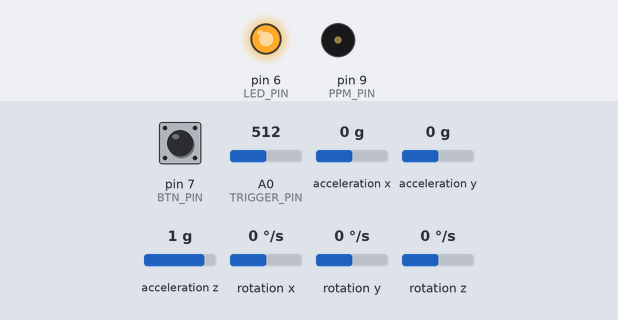
The sketch below on a simulated Arduino Uno, built with avr-gcc and run on an emulated ATmega328P. Parts: output pins drawn as LEDs (lit = HIGH), buzzer (waves = sounding). The inputs (shaded band) are chosen by the test bench; at power-on: pin 7 (BTN_PIN) HIGH, A0 (TRIGGER_PIN) = 512, acceleration x 0 g, acceleration y 0 g, acceleration z 1 g, rotation x 0 °/s, rotation y 0 °/s, rotation z 0 °/s. Pins used as bus, display or sensor lines are not drawn.

Above: at 0.01 s.
At 0.6 s:
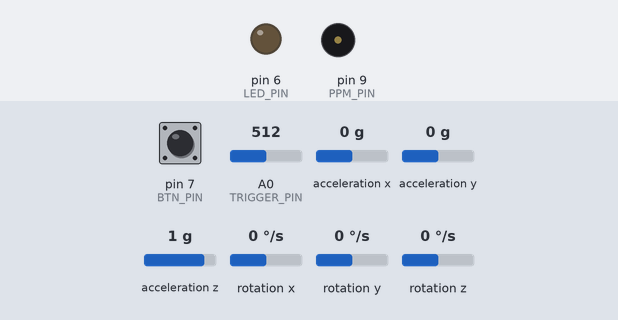
At 1.1 s:
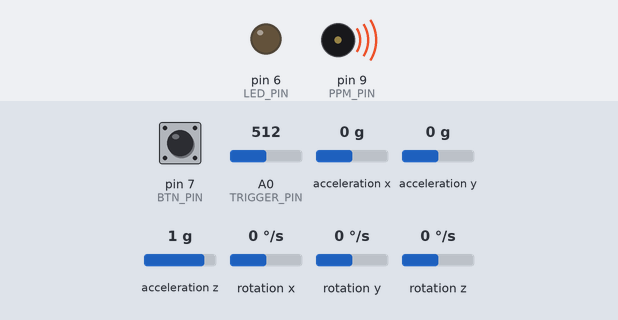
Timing chart, 0 to 2.6 s (numbered marks = the images above):
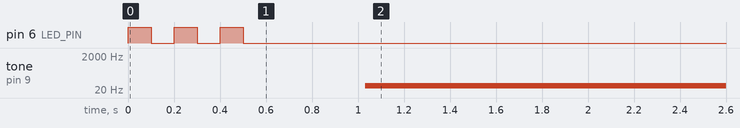

The sketch:

Pult_Jack.ino
```cpp
#include "I2Cdev.h"
#include "MPU6050.h"

//#define DEBUG

#define MAX_ANGLE_ROLL 45       // максимальны угол наклона рукоятки в градусах по roll (наклоны влево-вправо)
#define MAX_ANGLE_PITCH 30      // максимальны угол наклона рукоятки в градусах по pitch (наклоны вперед - назад)
#define TRIGGER_MIN 0           // минимальное значение с АЦП курка
#define TRIGGER_MAX 1023        // максимальное значение с АЦП курка

/* РЕВЕРСЫ */
#define ROLL_REV 0             // реверс по roll (наклоны влево-вправо) 0 - норм, 1 - реверс
#define PITCH_REV 0            // реверс по pitch (наклоны вперед - назад)
#define THR_REV 0              // реверс курка (значения с потенциометра)

#define PPM_PIN 9              // пин ppm выхода
#define TRIGGER_PIN A0         // пин для подключения потенциометра
#define LED_PIN 6              // пин подключения светодиода
#define BTN_PIN 7              // пин подключения кнопки


#define BUFFER_SIZE 100
#define TIME_GYRO 2000
#define COMPL_K 0.07

#define CH_MAX  7
#define PPM_FrLen 22500
#define PPM_PulseLen 300
uint16_t ppm[CH_MAX];
uint16_t ppm_signal;
uint16_t thr;

int16_t offset[2];

MPU6050 mpu;

int16_t accX;
int16_t accY;
int16_t accZ;
int16_t tempRaw;
int16_t gyroX;
int16_t gyroY;
int16_t gyroZ;
uint16_t raw_pot;
float accXangle; // Angle calculate using the accelerometer
float accYangle;
float temp;
float gyroXangle = 0; // Angle calculate using the gyro
float gyroYangle = 0;
float compAngleX = 0; // Calculate the angle using a Kalman filter
float compAngleY = 0;
float angleX = 0;
float angleY = 0;

uint32_t time_timer;
uint32_t timer;
uint32_t last_time = 0;


float gyro_x_zero, gyro_y_zero, gyro_z_zero;


void setup() {

  pinMode(PPM_PIN, OUTPUT);
  pinMode(LED_PIN, OUTPUT);
  pinMode(BTN_PIN, INPUT_PULLUP);
  for (int i = 0; i < 3; i++) {
    digitalWrite(LED_PIN, HIGH);
    delay(100);
    digitalWrite(LED_PIN, LOW);
    delay(100);
  }


  for (int i = 0; i < CH_MAX; i ++) {
    ppm[i] = 1000;
  }

  Wire.begin();

#ifdef DEBUG
  Serial.begin(9600);
  Serial.println("Initializing I2C devices...");
  Serial.println("Testing device connections...");
  Serial.println(mpu.testConnection() ? "MPU6050 connection successful" : "MPU6050 connection failed");
#endif

  mpu.initialize();
  calibrateMPU();
  delay(2);

  /*Настройка прерывания по таймеру для ppm сигнала*/
  byte scale = 2;
  OCR1A = 50 * scale;
  cli();
  TCCR1A = 0;
  TCCR1B = 0;
  TCCR1B |= (1 << WGM12);
  TCCR1B |= (1 << CS11);
  TCCR1A |= _BV(COM1A0);
  TIMSK1 |= (1 << OCIE1A);
  sei();

  if (!digitalRead(BTN_PIN)) {
    offset[0] = 0;
    offset[1] = 0;
  }
}

void loop() {

  if ((millis() - last_time) >= 20) {
    last_time = millis();

    mpu.getMotion6(&accX, &accY, &accZ, &gyroX, &gyroY, &gyroZ);
    calculateAngles();

    if (ROLL_REV) angleY = - compAngleY;
    else angleY = compAngleY;
    if (PITCH_REV) angleX = - compAngleX;
    else angleX = compAngleX;

    ppm[0] = ((angleY + offset[1]) * (512 / MAX_ANGLE_ROLL)) + 1500;
    if (ppm[0] > 2000) ppm[0] =  2000;
    else if (ppm[0] < 1000) ppm[0] = 1000;

    ppm[1] = ((angleX + offset[0]) * (512 / MAX_ANGLE_PITCH)) + 1500;
    if (ppm[1] > 2000) ppm[1] =  2000;
    else if (ppm[1] < 1000) ppm[1] = 1000;


    if (THR_REV) raw_pot = ~analogRead(TRIGGER_PIN) & 0x3FF;
    else raw_pot = analogRead(TRIGGER_PIN);

    thr = map(raw_pot, TRIGGER_MIN, TRIGGER_MAX, 1000, 2000);
    if (thr <= 1030)thr = 1000;
    if (thr > 2000)thr = 2000;
    ppm[2] = thr;

#ifdef DEBUG
    Serial.print("angle ROLL - "); Serial.print(compAngleY); Serial.print(", \t");
    Serial.print("angle PITCH - "); Serial.print(compAngleX); Serial.print(", \t");
    Serial.print("ANALOG RAW - "); Serial.print(raw_pot); Serial.print(", \t");
    Serial.print(ppm[0]); Serial.print(", ");
    Serial.print(ppm[1]); Serial.print(", ");
    Serial.print(ppm[2]); Serial.println();
#endif

  }


  if (!digitalRead(BTN_PIN)) {
    offset[0] = compAngleX;
    offset[1] = compAngleY;
  }

}


void calibrateMPU() {
  int i = 0;
  int NUM_CALIBRATE = 100;
  while (i < NUM_CALIBRATE) {
    if ( time_timer < micros() ) {
      time_timer = micros() + TIME_GYRO;
      mpu.getMotion6(&accX, &accY, &accZ, &gyroX, &gyroY, &gyroZ);
      gyro_x_zero += gyroX;
      gyro_y_zero += gyroY;
      gyro_z_zero += gyroZ;
      i++;
    }
  }
  gyro_x_zero /= NUM_CALIBRATE;
  gyro_y_zero /= NUM_CALIBRATE;
  gyro_z_zero /= NUM_CALIBRATE;
}

void calculateAngles() {

  accYangle = atan2(accX, accZ) * RAD_TO_DEG;
  accXangle = atan2(accY, accZ) * RAD_TO_DEG;
  float gyroXrate = (float)gyroX / 131.0;
  float gyroYrate = -((float)gyroY / 131.0);
  // Calculate gyro angle without any filter
  gyroXangle += gyroXrate * ((float)(micros() - timer) / 1000000);
  gyroYangle += gyroYrate * ((float)(micros() - timer) / 1000000);


  compAngleX = ((float)(1 - COMPL_K) * (compAngleX + (gyroXrate * (float)(micros() - timer) / 1000000))) + (COMPL_K * accXangle);
  compAngleY = ((float)(1 - COMPL_K) * (compAngleY + (gyroYrate * (float)(micros() - timer) / 1000000))) + (COMPL_K * accYangle);


  timer = micros();
}


ISR(TIMER1_COMPA_vect) {
  TCNT1 = 0;
  static boolean state = true;
  byte scale = 2;
  digitalWrite(PPM_PIN, LOW);  //set the PPM signal pin to the default state (off)

  if (state) { //start pulse
    digitalWrite(PPM_PIN, LOW);
    OCR1A = PPM_PulseLen * scale;
    state = false;
  }
  else { //end pulse and calculate when to start the next pulse
    static byte cur_chan_numb;
    static unsigned int calc_rest;
    digitalWrite(PPM_PIN, LOW);
    state = true;

    if (cur_chan_numb >= CH_MAX) {
      cur_chan_numb = 0;
      calc_rest = calc_rest + PPM_PulseLen;//
      OCR1A = (PPM_FrLen - calc_rest) * scale;
      calc_rest = 0;
    }
    else {
      OCR1A = (ppm[cur_chan_numb] - PPM_PulseLen) * scale;
      calc_rest = calc_rest + ppm[cur_chan_numb];
      cur_chan_numb++;
    }
  }
}
```

Measured:
- by itself, tone on pin 9 (PPM_PIN): silent → 36 Hz at 1.0 s
